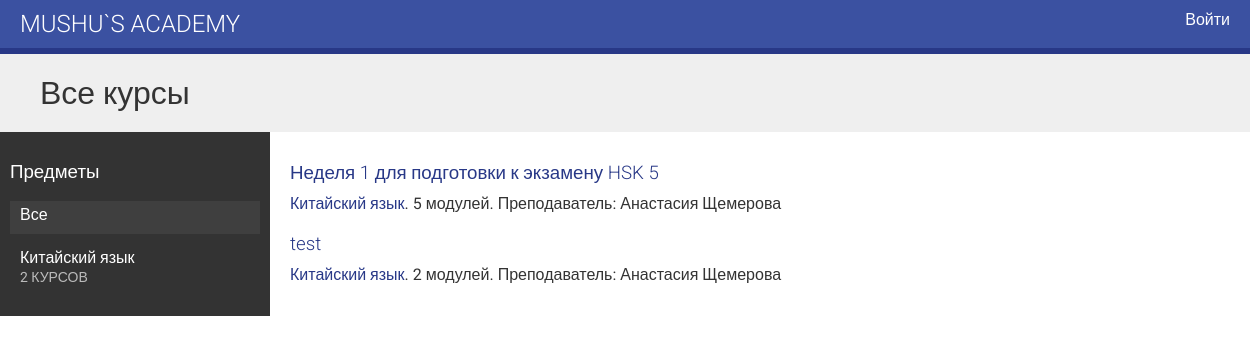
/, run on an earlier commit of the app's database.
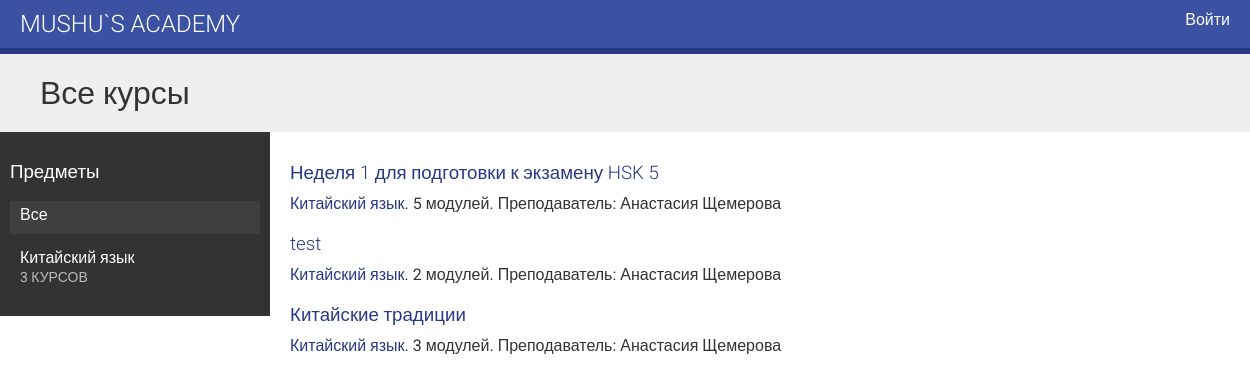
And on a later commit of the database.
### courses/models.py (models this page shows, shortened)
class Subject(models.Model):
    title = models.CharField(max_length=200)
    slug = models.SlugField(max_length=200, unique=True)
    class Meta:
        ordering = ['title']
    def __str__(self):
        return self.title

class Course(models.Model):
    students = models.ManyToManyField(User,
                                      related_name='courses_joined',
                                      blank=True)
    owner = models.ForeignKey(User,
                              related_name='courses_created',
                              on_delete=models.CASCADE)
    subject = models.ForeignKey(Subject,
                                related_name='courses',
                                on_delete=models.CASCADE)
    title = models.CharField(max_length=200)
    slug = models.SlugField(max_length=200, unique=True)
    overview = models.TextField()
    created = models.DateTimeField(auto_now_add=True)
    class Meta:
        ordering = ['-created']

### courses/views.py (the view)
# urls.py: path('', CourseListView.as_view(), name='course_list'),
class CourseListView(TemplateResponseMixin, View):
    model = Course
    template_name = 'courses/course/list.html'
    def get(self, request, subject=None):
        subjects = Subject.objects.annotate(total_courses=Count('courses'))
        courses = Course.objects.annotate(total_modules=Count('modules'))
        if subject:
            subject = get_object_or_404(Subject, slug=subject)
            courses = courses.filter(subject=subject)
        return self.render_to_response({'subjects': subjects, 'subject': subject, 'courses': courses})

### courses/templates/courses/course/list.html (shortened to what this page needs)
{% extends "base.html" %}
{% block content %}
  <h1>
    {% if subject %}
      {{ subject.title }}
    {% else %}
      Все курсы
    {% endif %}
  </h1>
  <div class="contents">
    <h3>Предметы</h3>
    <ul id="modules">
      <li {% if not subject %}class="selected"{% endif %}>
        <a href="{% url "course_list" %}">Все</a>
      </li>
      {% for s in subjects %}
        <li {% if subject == s %}class="selected"{% endif %}>
          <a href="{% url "course_list_subject" s.slug %}">
            {{ s.title }}
            <br>
            <span>{{ s.total_courses }} курс{{ s.total_courses|pluralize:'ов' }}</span>
          </a>
        </li>
      {% endfor %}
    </ul>
  </div>
  <div class="module">
    {% for course in courses %}
      {% with subject=course.subject %}
        <h3>
          <a href="{% url "course_detail" course.slug %}">
            {{ course.title }}
          </a>
        </h3>
        <p>
          <a href="{% url "course_list_subject" subject.slug %}">{{ subject }}</a>.
            {{ course.total_modules }} модулей.
            Преподаватель: {{ course.owner.get_full_name }}
        </p>
      {% endwith %}
    {% endfor %}
  </div>
{% endblock %}

What changed in the data, as far as the page shows it:
computed for Subject "Китайский язык": total_courses "2" → "3"
added Course: title "Китайские традиции", subject "Китайский язык", total_modules "3", owner.get_full_name "Анастасия Щемерова"
